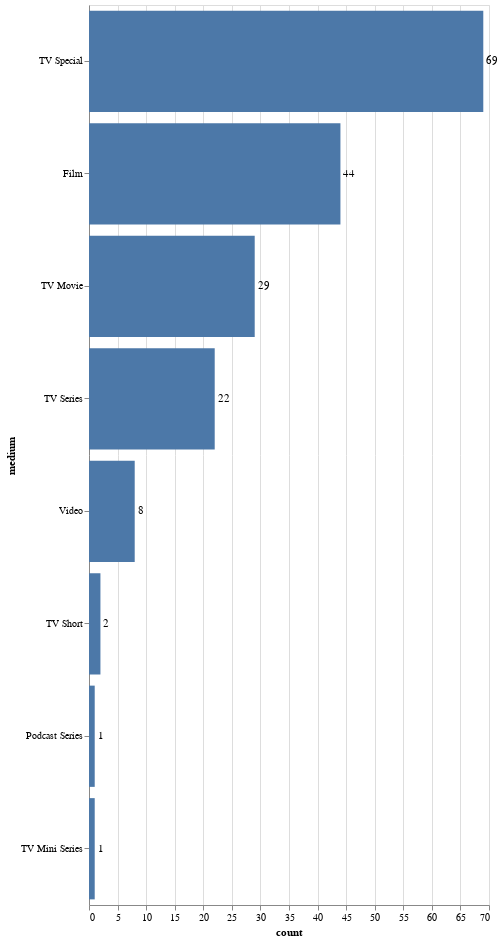

Notebook cell for this chart:
### Code cell
# MEDIA TYPE
media_count = definitive_snl.copy()
media_count['medium'] = media_count['medium'].apply(eval)
for idx, row in media_count.iterrows():
    media_count.at[idx, 'medium'] = "|".join(map(str,row.medium))

media_count.head()
media_unique = tidy_split(media_count, "medium", sep='|', keep=False)
media_unique = media_unique.groupby(['medium']).size().reset_index(name="count")
media_unique.sort_values(by='count', ascending=False, inplace=True)
media_unique

bars = alt.Chart(media_unique).mark_bar().encode(x='count',y=alt.Y('medium',sort='-x'))
text = bars.mark_text(
    align='left',
    baseline='middle',
    dx=3  # Nudges text to right so it doesn't appear on top of the bar
).encode(
    text='count:Q'
)

(bars + text).properties(height=900)

### Figure 1 — Vega-Lite specification as saved in the notebook (floating-point values rounded to 4 significant figures)
{"config": {"view": {"continuousWidth": 400, "continuousHeight": 300}}, "layer": [{"mark": "bar", "encoding": {"x": {"field": "count", "type": "quantitative"}, "y": {"field": "medium", "sort": "-x", "type": "nominal"}}}, {"mark": {"type": "text", "align": "left", "baseline": "middle", "dx": 3}, "encoding": {"text": {"field": "count", "type": "quantitative"}, "x": {"field": "count", "type": "quantitative"}, "y": {"field": "medium", "sort": "-x", "type": "nominal"}}}], "data": {"name": "data-a9bda7a3ea128842982f3bddea84fe8c"}, "height": 900, "$schema": "https://vega.github.io/schema/vega-lite/v4.17.0.json", "datasets": {"data-a9bda7a3ea128842982f3bddea84fe8c": [{"medium": "TV Special", "count": 69}, {"medium": "Film", "count": 44}, {"medium": "TV Movie", "count": 29}, {"medium": "TV Series", "count": 22}, {"medium": "Video", "count": 8}, {"medium": "TV Short", "count": 2}, {"medium": "Podcast Series", "count": 1}, {"medium": "TV Mini Series", "count": 1}]}}
